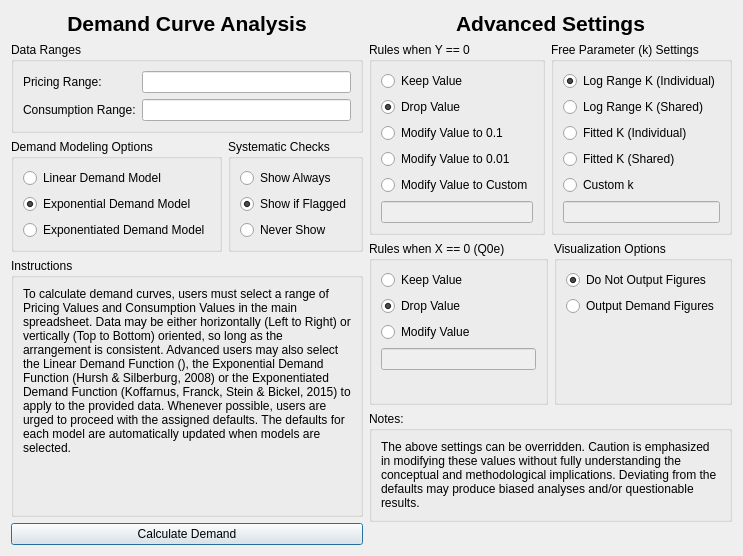
<?xml version="1.0" encoding="UTF-8"?>
<ui version="4.0">
 <class>DemandSettingsDialog</class>
 <widget class="QDialog" name="DemandSettingsDialog">
  <property name="geometry">
   <rect>
    <x>0</x>
    <y>0</y>
    <width>665</width>
    <height>556</height>
   </rect>
  </property>
  <property name="windowTitle">
   <string>Demand Curve Analyzer</string>
  </property>
  <layout class="QHBoxLayout" name="horizontalLayout">
   <item>
    <layout class="QVBoxLayout" name="verticalLayout">
     <item>
      <widget class="QLabel" name="label">
       <property name="text">
        <string>&lt;html&gt;&lt;head/&gt;&lt;body&gt;&lt;p align=&quot;center&quot;&gt;&lt;span style=&quot; font-size:16pt; font-weight:600;&quot;&gt;Demand Curve Analysis&lt;/span&gt;&lt;/p&gt;&lt;/body&gt;&lt;/html&gt;</string>
       </property>
      </widget>
     </item>
     <item>
      <layout class="QHBoxLayout" name="horizontalLayout_3">
       <item>
        <widget class="QGroupBox" name="groupBox">
         <property name="title">
          <string>Data Ranges</string>
         </property>
         <layout class="QVBoxLayout" name="verticalLayout_3">
          <item>
           <layout class="QFormLayout" name="formLayout">
            <property name="fieldGrowthPolicy">
             <enum>QFormLayout::ExpandingFieldsGrow</enum>
            </property>
            <item row="0" column="0">
             <widget class="QLabel" name="label_3">
              <property name="text">
               <string>Pricing Range:</string>
              </property>
             </widget>
            </item>
            <item row="0" column="1">
             <widget class="QLineEdit" name="priceRangeText">
              <property name="sizePolicy">
               <sizepolicy hsizetype="Expanding" vsizetype="Preferred">
                <horstretch>0</horstretch>
                <verstretch>0</verstretch>
               </sizepolicy>
              </property>
              <property name="toolTip">
               <string>&lt;html&gt;&lt;head/&gt;&lt;body&gt;&lt;p&gt;The prices will be your X axis parameters (independent variable)&lt;/p&gt;&lt;/body&gt;&lt;/html&gt;</string>
              </property>
              <property name="readOnly">
               <bool>true</bool>
              </property>
             </widget>
            </item>
            <item row="1" column="0">
             <widget class="QLabel" name="label_4">
              <property name="text">
               <string>Consumption Range:</string>
              </property>
             </widget>
            </item>
            <item row="1" column="1">
             <widget class="QLineEdit" name="consumptionRangeText">
              <property name="sizePolicy">
               <sizepolicy hsizetype="Expanding" vsizetype="Preferred">
                <horstretch>0</horstretch>
                <verstretch>0</verstretch>
               </sizepolicy>
              </property>
              <property name="toolTip">
               <string>&lt;html&gt;&lt;head/&gt;&lt;body&gt;&lt;p&gt;Consumption will be the Y axis values (your dependent variable).&lt;/p&gt;&lt;/body&gt;&lt;/html&gt;</string>
              </property>
              <property name="readOnly">
               <bool>true</bool>
              </property>
             </widget>
            </item>
           </layout>
          </item>
         </layout>
        </widget>
       </item>
      </layout>
     </item>
     <item>
      <layout class="QHBoxLayout" name="horizontalLayout_2">
       <item>
        <widget class="QGroupBox" name="groupBoxModels">
         <property name="title">
          <string>Demand Modeling Options</string>
         </property>
         <layout class="QVBoxLayout" name="verticalLayout_4">
          <item>
           <widget class="QRadioButton" name="modelingLinear">
            <property name="enabled">
             <bool>true</bool>
            </property>
            <property name="toolTip">
             <string>&lt;html&gt;&lt;head/&gt;&lt;body&gt;&lt;p&gt;Hursh, Raslear, Bauman &amp;amp; Black's Linear-Elasticity Demand Model&lt;/p&gt;&lt;/body&gt;&lt;/html&gt;</string>
            </property>
            <property name="text">
             <string>Linear Demand Model</string>
            </property>
           </widget>
          </item>
          <item>
           <widget class="QRadioButton" name="modelingExponential">
            <property name="toolTip">
             <string>&lt;html&gt;&lt;head/&gt;&lt;body&gt;&lt;p&gt;Hursh &amp;amp; Silberburg's Exponential Model of Demand&lt;/p&gt;&lt;/body&gt;&lt;/html&gt;</string>
            </property>
            <property name="text">
             <string>Exponential Demand Model</string>
            </property>
            <property name="checked">
             <bool>true</bool>
            </property>
           </widget>
          </item>
          <item>
           <widget class="QRadioButton" name="modelingExponentiated">
            <property name="toolTip">
             <string>&lt;html&gt;&lt;head/&gt;&lt;body&gt;&lt;p&gt;Koffarnus, Franck, Stein &amp;amp; Bickel's Exponentiated Model of Demand&lt;/p&gt;&lt;/body&gt;&lt;/html&gt;</string>
            </property>
            <property name="text">
             <string>Exponentiated Demand Model</string>
            </property>
           </widget>
          </item>
         </layout>
        </widget>
       </item>
       <item>
        <widget class="QGroupBox" name="groupBoxStein">
         <property name="title">
          <string>Systematic Checks</string>
         </property>
         <layout class="QVBoxLayout" name="verticalLayout_11">
          <item>
           <widget class="QRadioButton" name="checkAlways">
            <property name="toolTip">
             <string>&lt;html&gt;&lt;head/&gt;&lt;body&gt;&lt;p&gt;Always display Stein &amp;amp; Bickel's systematic checks for systematicity.&lt;/p&gt;&lt;/body&gt;&lt;/html&gt;</string>
            </property>
            <property name="text">
             <string>Show Always</string>
            </property>
            <property name="checked">
             <bool>false</bool>
            </property>
           </widget>
          </item>
          <item>
           <widget class="QRadioButton" name="checkFlag">
            <property name="toolTip">
             <string>&lt;html&gt;&lt;head/&gt;&lt;body&gt;&lt;p&gt;Display Stein &amp;amp; Bickel's systematic checks for systematicity only when one or more cases do not pass.&lt;/p&gt;&lt;/body&gt;&lt;/html&gt;</string>
            </property>
            <property name="text">
             <string>Show if Flagged</string>
            </property>
            <property name="checked">
             <bool>true</bool>
            </property>
           </widget>
          </item>
          <item>
           <widget class="QRadioButton" name="checkNever">
            <property name="toolTip">
             <string>&lt;html&gt;&lt;head/&gt;&lt;body&gt;&lt;p&gt;Never display Stein &amp;amp; Bickel's systematic checks for systematicity.&lt;/p&gt;&lt;/body&gt;&lt;/html&gt;</string>
            </property>
            <property name="text">
             <string>Never Show</string>
            </property>
           </widget>
          </item>
         </layout>
        </widget>
       </item>
      </layout>
     </item>
     <item>
      <widget class="QGroupBox" name="groupBox_7">
       <property name="title">
        <string>Instructions</string>
       </property>
       <layout class="QVBoxLayout" name="verticalLayout_9">
        <item>
         <widget class="QLabel" name="label_5">
          <property name="sizePolicy">
           <sizepolicy hsizetype="Preferred" vsizetype="MinimumExpanding">
            <horstretch>0</horstretch>
            <verstretch>0</verstretch>
           </sizepolicy>
          </property>
          <property name="text">
           <string>&lt;html&gt;&lt;head/&gt;&lt;body&gt;&lt;p&gt;To calculate demand curves, users must select a range of Pricing Values and Consumption Values in the main spreadsheet. Data may be either horizontally (Left to Right) or vertically (Top to Bottom) oriented, so long as the arrangement is consistent. Advanced users may also select the Linear Demand Function (), the Exponential Demand Function (Hursh &amp;amp; Silberburg, 2008) or the Exponentiated Demand Function (Koffarnus, Franck, Stein &amp;amp; Bickel, 2015) to apply to the provided data. Whenever possible, users are urged to proceed with the assigned defaults. The defaults for each model are automatically updated when models are selected.&lt;/p&gt;&lt;/body&gt;&lt;/html&gt;</string>
          </property>
          <property name="alignment">
           <set>Qt::AlignLeading|Qt::AlignLeft|Qt::AlignTop</set>
          </property>
          <property name="wordWrap">
           <bool>true</bool>
          </property>
         </widget>
        </item>
       </layout>
      </widget>
     </item>
     <item>
      <widget class="QPushButton" name="pushButton">
       <property name="sizePolicy">
        <sizepolicy hsizetype="Preferred" vsizetype="Fixed">
         <horstretch>0</horstretch>
         <verstretch>0</verstretch>
        </sizepolicy>
       </property>
       <property name="text">
        <string>Calculate Demand</string>
       </property>
      </widget>
     </item>
    </layout>
   </item>
   <item>
    <layout class="QVBoxLayout" name="verticalLayout_2">
     <item>
      <widget class="QLabel" name="label_2">
       <property name="text">
        <string>&lt;html&gt;&lt;head/&gt;&lt;body&gt;&lt;p align=&quot;center&quot;&gt;&lt;span style=&quot; font-size:16pt; font-weight:600;&quot;&gt;Advanced Settings&lt;/span&gt;&lt;/p&gt;&lt;/body&gt;&lt;/html&gt;</string>
       </property>
      </widget>
     </item>
     <item>
      <layout class="QHBoxLayout" name="holderFrame">
       <item>
        <widget class="QGroupBox" name="groupBoxY">
         <property name="enabled">
          <bool>true</bool>
         </property>
         <property name="title">
          <string>Rules when Y == 0 </string>
         </property>
         <layout class="QVBoxLayout" name="verticalLayout_8">
          <item>
           <widget class="QRadioButton" name="breakpointKeepValue">
            <property name="text">
             <string>Keep Value</string>
            </property>
           </widget>
          </item>
          <item>
           <widget class="QRadioButton" name="breakpointDropValue">
            <property name="text">
             <string>Drop Value</string>
            </property>
            <property name="checked">
             <bool>true</bool>
            </property>
           </widget>
          </item>
          <item>
           <widget class="QRadioButton" name="breakpointModifyValueTenth">
            <property name="text">
             <string>Modify Value to 0.1</string>
            </property>
           </widget>
          </item>
          <item>
           <widget class="QRadioButton" name="breakpointModifyValueHundredth">
            <property name="text">
             <string>Modify Value to 0.01</string>
            </property>
           </widget>
          </item>
          <item>
           <widget class="QRadioButton" name="breakpointModifyValueCustom">
            <property name="text">
             <string>Modify Value to Custom</string>
            </property>
           </widget>
          </item>
          <item>
           <widget class="QLineEdit" name="breakpointModifyValueCustomText">
            <property name="enabled">
             <bool>false</bool>
            </property>
            <property name="sizePolicy">
             <sizepolicy hsizetype="Preferred" vsizetype="Fixed">
              <horstretch>0</horstretch>
              <verstretch>0</verstretch>
             </sizepolicy>
            </property>
           </widget>
          </item>
         </layout>
        </widget>
       </item>
       <item>
        <widget class="QGroupBox" name="groupBoxK">
         <property name="title">
          <string>Free Parameter (k) Settings</string>
         </property>
         <layout class="QVBoxLayout" name="verticalLayout_5">
          <item>
           <widget class="QRadioButton" name="kSettingsLogIndividual">
            <property name="toolTip">
             <string>&lt;html&gt;&lt;head/&gt;&lt;body&gt;&lt;p&gt;&lt;span style=&quot; font-family:'SFMono-Regular,Consolas,Liberation Mono,Menlo,Courier,monospace'; font-size:12px; color:#000000; background-color:#ffffff;&quot;&gt;K will be calculated per individual using max/min + .5&lt;/span&gt;&lt;/p&gt;&lt;/body&gt;&lt;/html&gt;</string>
            </property>
            <property name="text">
             <string>Log Range K (Individual)</string>
            </property>
            <property name="checked">
             <bool>true</bool>
            </property>
           </widget>
          </item>
          <item>
           <widget class="QRadioButton" name="kSettingsLogGroup">
            <property name="toolTip">
             <string>&lt;html&gt;&lt;head/&gt;&lt;body&gt;&lt;p&gt;&lt;span style=&quot; font-family:'SFMono-Regular,Consolas,Liberation Mono,Menlo,Courier,monospace'; font-size:12px; color:#000000; background-color:#ffffff;&quot;&gt;K will be calculated based on the max/min of the entire sample + .5.&lt;/span&gt;&lt;/p&gt;&lt;/body&gt;&lt;/html&gt;</string>
            </property>
            <property name="text">
             <string>Log Range K (Shared)</string>
            </property>
           </widget>
          </item>
          <item>
           <widget class="QRadioButton" name="kSettingsFit">
            <property name="toolTip">
             <string>&lt;html&gt;&lt;head/&gt;&lt;body&gt;&lt;p&gt;&lt;span style=&quot; font-family:'SFMono-Regular,Consolas,Liberation Mono,Menlo,Courier,monospace'; font-size:12px; color:#000000; background-color:#ffffff;&quot;&gt;K will be a free parameter fitted on an individual basis.&lt;/span&gt;&lt;/p&gt;&lt;/body&gt;&lt;/html&gt;</string>
            </property>
            <property name="text">
             <string>Fitted K (Individual)</string>
            </property>
           </widget>
          </item>
          <item>
           <widget class="QRadioButton" name="kSettingsFitShare">
            <property name="toolTip">
             <string>&lt;html&gt;&lt;head/&gt;&lt;body&gt;&lt;p&gt;&lt;span style=&quot; font-family:'SFMono-Regular,Consolas,Liberation Mono,Menlo,Courier,monospace'; font-size:12px; color:#000000; background-color:#ffffff;&quot;&gt;K will be a free parameter fitted on an group basis (i.e., whole sample).&lt;/span&gt;&lt;/p&gt;&lt;/body&gt;&lt;/html&gt;</string>
            </property>
            <property name="text">
             <string>Fitted K (Shared)</string>
            </property>
           </widget>
          </item>
          <item>
           <widget class="QRadioButton" name="kSettingsCustom">
            <property name="text">
             <string>Custom k</string>
            </property>
           </widget>
          </item>
          <item>
           <widget class="QLineEdit" name="kSettingsCustomText">
            <property name="enabled">
             <bool>false</bool>
            </property>
            <property name="sizePolicy">
             <sizepolicy hsizetype="Preferred" vsizetype="Fixed">
              <horstretch>0</horstretch>
              <verstretch>0</verstretch>
             </sizepolicy>
            </property>
           </widget>
          </item>
         </layout>
        </widget>
       </item>
      </layout>
     </item>
     <item>
      <layout class="QHBoxLayout" name="holderFrame2">
       <item>
        <widget class="QGroupBox" name="groupBoxX">
         <property name="enabled">
          <bool>true</bool>
         </property>
         <property name="sizePolicy">
          <sizepolicy hsizetype="Preferred" vsizetype="Preferred">
           <horstretch>0</horstretch>
           <verstretch>0</verstretch>
          </sizepolicy>
         </property>
         <property name="title">
          <string>Rules when X == 0 (Q0e)</string>
         </property>
         <layout class="QVBoxLayout" name="verticalLayout_6">
          <property name="sizeConstraint">
           <enum>QLayout::SetDefaultConstraint</enum>
          </property>
          <item>
           <widget class="QRadioButton" name="q0KeepValue">
            <property name="text">
             <string>Keep Value</string>
            </property>
           </widget>
          </item>
          <item>
           <widget class="QRadioButton" name="q0DropValue">
            <property name="text">
             <string>Drop Value</string>
            </property>
            <property name="checked">
             <bool>true</bool>
            </property>
           </widget>
          </item>
          <item>
           <widget class="QRadioButton" name="q0ModifyValue">
            <property name="text">
             <string>Modify Value</string>
            </property>
           </widget>
          </item>
          <item>
           <widget class="QLineEdit" name="q0CustomValueText">
            <property name="enabled">
             <bool>false</bool>
            </property>
            <property name="sizePolicy">
             <sizepolicy hsizetype="Preferred" vsizetype="Fixed">
              <horstretch>0</horstretch>
              <verstretch>0</verstretch>
             </sizepolicy>
            </property>
           </widget>
          </item>
          <item>
           <spacer name="verticalSpacer_3">
            <property name="orientation">
             <enum>Qt::Vertical</enum>
            </property>
            <property name="sizeHint" stdset="0">
             <size>
              <width>20</width>
              <height>40</height>
             </size>
            </property>
           </spacer>
          </item>
         </layout>
        </widget>
       </item>
       <item>
        <widget class="QGroupBox" name="groupBoxFigure">
         <property name="title">
          <string>Visualization Options</string>
         </property>
         <layout class="QVBoxLayout" name="verticalLayout_7">
          <item>
           <widget class="QRadioButton" name="figuresDisable">
            <property name="text">
             <string>Do Not Output Figures</string>
            </property>
            <property name="checked">
             <bool>true</bool>
            </property>
           </widget>
          </item>
          <item>
           <widget class="QRadioButton" name="figuresEnable">
            <property name="text">
             <string>Output Demand Figures</string>
            </property>
           </widget>
          </item>
          <item>
           <spacer name="verticalSpacer_4">
            <property name="orientation">
             <enum>Qt::Vertical</enum>
            </property>
            <property name="sizeHint" stdset="0">
             <size>
              <width>20</width>
              <height>40</height>
             </size>
            </property>
           </spacer>
          </item>
         </layout>
        </widget>
       </item>
      </layout>
     </item>
     <item>
      <widget class="QGroupBox" name="groupBox_8">
       <property name="sizePolicy">
        <sizepolicy hsizetype="Preferred" vsizetype="MinimumExpanding">
         <horstretch>0</horstretch>
         <verstretch>0</verstretch>
        </sizepolicy>
       </property>
       <property name="title">
        <string>Notes:</string>
       </property>
       <layout class="QVBoxLayout" name="verticalLayout_10">
        <item>
         <widget class="QLabel" name="label_6">
          <property name="sizePolicy">
           <sizepolicy hsizetype="Preferred" vsizetype="Preferred">
            <horstretch>0</horstretch>
            <verstretch>0</verstretch>
           </sizepolicy>
          </property>
          <property name="text">
           <string>&lt;html&gt;&lt;head/&gt;&lt;body&gt;&lt;p&gt;The above settings can be overridden. Caution is emphasized in modifying these values without fully understanding the conceptual and methodological implications. Deviating from the defaults may produce biased analyses and/or questionable results.&lt;/p&gt;&lt;/body&gt;&lt;/html&gt;</string>
          </property>
          <property name="alignment">
           <set>Qt::AlignLeading|Qt::AlignLeft|Qt::AlignTop</set>
          </property>
          <property name="wordWrap">
           <bool>true</bool>
          </property>
         </widget>
        </item>
       </layout>
      </widget>
     </item>
     <item>
      <spacer name="verticalSpacer">
       <property name="orientation">
        <enum>Qt::Vertical</enum>
       </property>
       <property name="sizeHint" stdset="0">
        <size>
         <width>20</width>
         <height>40</height>
        </size>
       </property>
      </spacer>
     </item>
    </layout>
   </item>
  </layout>
 </widget>
 <resources/>
 <connections/>
</ui>
